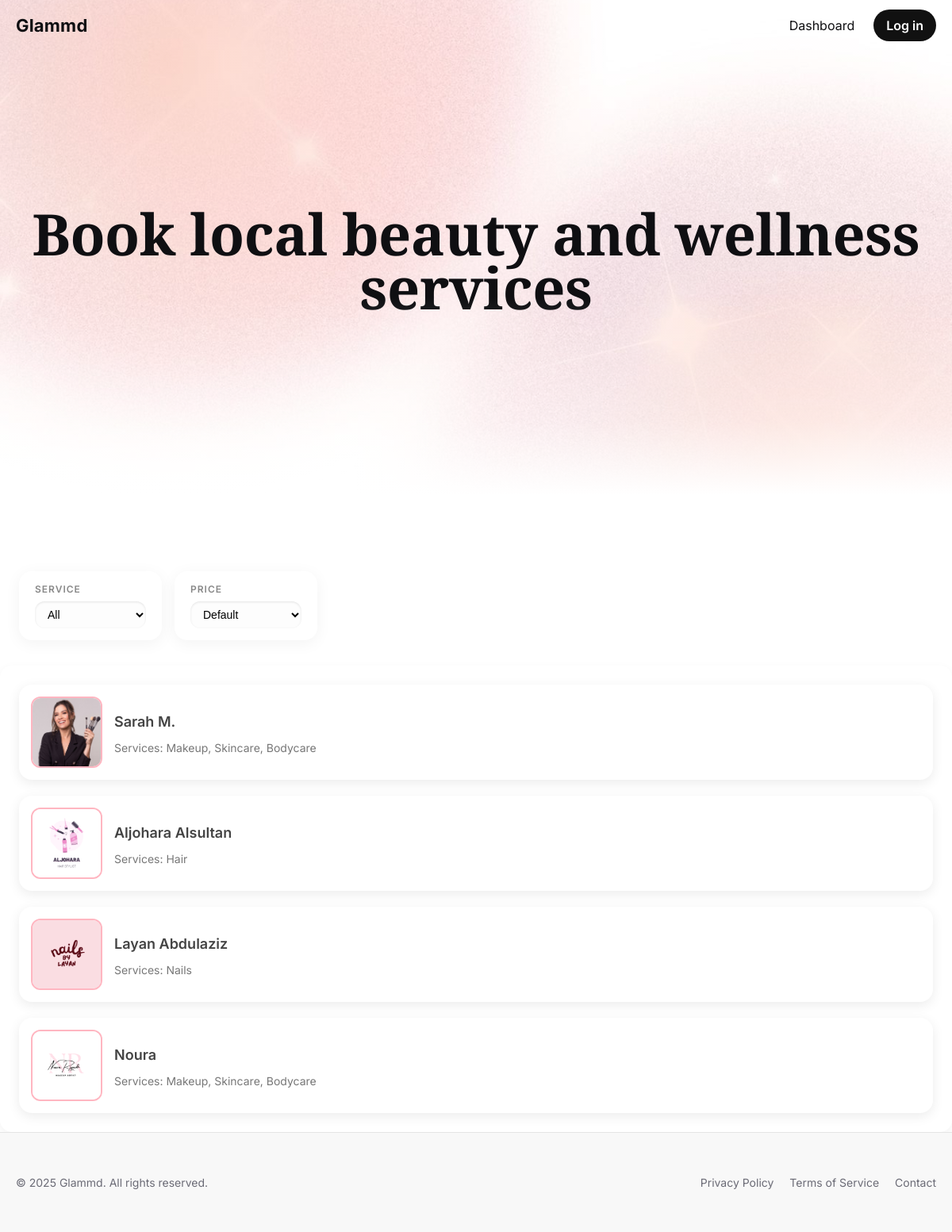
/intial/MarketPlace.php (signed in), run on the app's committed database.
### tables this page shows
CREATE TABLE `Professional` (
  `professional_id` int UNSIGNED NOT NULL,
  `bio` text,
  `img` varchar(200) NOT NULL,
  PRIMARY KEY (`professional_id`),
  CONSTRAINT `fk_prof_user`
      FOREIGN KEY (`professional_id`)
      REFERENCES `User` (`user_id`)
      ON DELETE CASCADE
);

CREATE TABLE `User` (
  `user_id` int UNSIGNED NOT NULL AUTO_INCREMENT,
  `name` varchar(120) NOT NULL,
  `email` varchar(255) NOT NULL UNIQUE,
  `password` varchar(255) NOT NULL,
  `role` enum('client','professional') NOT NULL,
  PRIMARY KEY (`user_id`)
);

### intial/MarketPlace.php (the view, shortened to what this page needs)
<?php
$conn = mysqli_connect("localhost", "root", "root", "glammd");
$sql = "
    SELECT
        u.user_id,
        u.name,
        p.img,
        GROUP_CONCAT(DISTINCT s.category ORDER BY s.category SEPARATOR ', ') AS categories,
        MIN(s.price) AS min_price
    FROM User u
    INNER JOIN Professional p
        ON u.user_id = p.professional_id
    LEFT JOIN Service s
        ON s.professional_id = p.professional_id
    WHERE u.role = 'professional'
    GROUP BY u.user_id, u.name, p.img
";
$result = mysqli_query($conn, $sql);
?>
<!doctype html>
<html lang="en">
<head>
  <link rel="stylesheet" href="common.css">
</head>
<body class="home">
  <header id="siteHeader" class="site-header">
    <div class="container header-inner">
      <a class="brand" href="index.php">Glammd</a>
    <nav class="nav">
  <?php if (isset($_SESSION['user_id'])): ?>
    <?php if (isset($_SESSION['user_role']) && $_SESSION['user_role'] === 'client'): ?>
      <a href="clientdashboard.php" class="nav-link">Dashboard</a>
    <?php elseif (isset($_SESSION['user_role']) && $_SESSION['user_role'] === 'professional'): ?>
      <a href="professionaldashboard.php" class="nav-link">sign up</a>
    <?php endif; ?>
    <a href="logout.php" class="cta">Log in</a>
  <?php else: ?>
    <a href="login.php" class="nav-link">Log in</a>
    <a href="signup.php" class="cta">Sign up</a>
  <?php endif; ?>
</nav>
    </div>
  </header>
  <section class="hero">
    <div class="hero-overlay"></div>
    <div class="container hero-content">
      <h1 class="hero-title">Book local beauty and wellness services</h1>
    </div>
  </section>
  <main class="page">
    <section class="filters">
      <div class="filter-group">
        <label class="filter-label">Service</label>
        <select class="filter-select" id="serviceFilter">
          <option value="">All</option>
        </select>
      </div>
        <div class="filter-group">
  <label class="filter-label">Price</label>
  <select class="filter-select" id="priceFilter">
    <option value="">Default</option>
  </select>
</div>
    </section>
    <section class="salon-list">
      <?php while ($row = mysqli_fetch_assoc($result)) :
          $categories = $row['categories'] ?? '';
      ?>
        <div
  class="salon-card"
  data-categories="<?= htmlspecialchars(strtolower($categories ?? ''), ENT_QUOTES, 'UTF-8') ?>"
  data-price="<?= (int)$row['min_price'] ?>"
  onclick="window.location.href='services.php?professional_id=<?= (int)$row['user_id'] ?>'">
          <img src="img/<?= htmlspecialchars($row['img'], ENT_QUOTES, 'UTF-8') ?>" alt="Professional Image">
         <div class="salon-info">
            <h3><?= htmlspecialchars($row['name'], ENT_QUOTES, 'UTF-8') ?></h3>
            <?php if (!empty($categories)): ?>
              <p>Services: <?= htmlspecialchars($categories, ENT_QUOTES, 'UTF-8') ?></p>
            <?php else: ?>
              <p>Services: Not specified</p>
            <?php endif; ?>
          </div>
        </div>
      <?php endwhile; ?>
    </section>
  </main>
  <footer class="site-footer">
    <div class="container footer-inner">
      <p>© 2025 Glammd. All rights reserved.</p>
      <div class="footer-links">
        <a href="#">Privacy Policy</a>
        <a href="#">Terms of Service</a>
        <a href="#">Contact</a>
      </div>
    </div>
  </footer>
</body>
</html>

### intial/common.css (style rules this page uses)
:root { --bg: #fff; --text: #0f0f12; --muted: #6b6b76; --accent: #111; --accent-text: #fff; --container: 75rem; }
* { box-sizing: border-box; }
html, body { height: 100%; }
body { margin: 0; display: flex; flex-direction: column; min-height: 100svh; font-family: Inter, system-ui, -apple-system, Segoe UI, Roboto, "Helvetica Neue", Arial, sans-serif; color: var(--text); background: var(--bg); }
.container { max-width: var(--container); margin-inline: auto; padding-inline: 1.25rem; width: 100%; }
.site-header { position: fixed; top: 0; left: 0; right: 0; z-index: 50; height: 4rem; display: block; transition: background .25s ease, border-color .25s ease, backdrop-filter .25s ease, -webkit-backdrop-filter .25s ease, box-shadow .25s ease; }
.header-inner { height: 4rem; display: flex; align-items: center; justify-content: space-between; }
.brand { text-decoration: none; color: var(--text); font-weight: 700; font-size: 1.375rem; letter-spacing: 0.0125rem; }
.nav { display: flex; gap: 0.625rem; }
.nav-link { text-decoration: none; color: var(--text); padding: 0.625rem 0.875rem; border-radius: 999px; }
.cta { text-decoration: none; color: var(--accent-text); background: var(--accent); padding: 0.625rem 1rem; border-radius: 999px; font-weight: 600; }
main.page { flex: 1 0 auto; padding-top: 4rem; }
.site-footer { flex-shrink: 0; background: #f8f8f8; border-top: 0.0625rem solid rgba(0,0,0,.08); padding: 2.5rem 0; font-size: 0.875rem; color: var(--muted); }
.footer-inner { display: flex; flex-wrap: wrap; align-items: center; justify-content: space-between; gap: 0.625rem; text-align: center; }
.footer-links a { color: var(--muted); text-decoration: none; margin-left: 1rem; transition: color .2s ease; }

### intial/MarketPlace.php (style rules this page uses)
:root { --hero-image: url("img/download.jpeg"); --hero-min-h: min(78svh, 51.25rem); }
.home .site-header { background: transparent; border-bottom: none; backdrop-filter: none; box-shadow: none; }
.hero { position: relative; min-height: var(--hero-min-h); display: grid; place-items: center; background-image: linear-gradient(rgba(255,255,255,0.25), rgba(255,255,255,0.25)), var(--hero-image); background-size: cover; background-position: center 20%; background-repeat: no-repeat; }
.hero::after { content: ""; position: absolute; inset: 0; background: linear-gradient( to bottom, rgba(255,255,255,0) 0%, rgba(255,255,255,0) 60%, rgba(255,255,255,0.4) 85%, rgba(255,255,255,1) 100% ); pointer-events: none; }
.hero-overlay { position: absolute; inset: 0; background: linear-gradient( 180deg, rgba(255,255,255,.0) 0%, rgba(255,255,255,.06) 40%, rgba(255,255,255,.08) 100% ); }
.hero-content { position: relative; text-align: center; padding: 4.5rem 0 2.5rem; }
.hero-title { margin: 0; font-family: "Playfair Display", Georgia, serif; font-weight: 900; font-size: clamp(2.5rem, 6vw, 5.25rem); line-height: 0.95; letter-spacing: -0.03125rem; }
.filters { display: flex; flex-wrap: wrap; gap: 1rem; margin: 2rem 1.5rem; justify-content: flex-start; }
.filter-group { display: flex; flex-direction: column; background: #fff; border-radius: 1rem; padding: 0.9375rem 1.25rem; box-shadow: 0 0.25rem 1.25rem rgba(0,0,0,0.05); transition: transform 0.2s, box-shadow 0.2s; cursor: pointer; min-width: 11.25rem; }
.filter-label { font-size: 0.75rem; color: #888; font-weight: 600; margin-bottom: 0.5rem; text-transform: uppercase; letter-spacing: 0.0625rem; }
.filter-select { border: none; font-size: 0.875rem; padding: 0.5rem 0.75rem; border-radius: 0.75rem; box-shadow: inset 0 0.0625rem 0.1875rem rgba(0,0,0,0.1); background: #fdfdfd; cursor: pointer; transition: all 0.2s; }
.salon-list { display: flex; flex-direction: column; gap: 1.25rem; padding: 1.5rem; border-radius: 0.9375rem; box-shadow: 0 0.25rem 0.75rem rgba(0,0,0,0.05); }
.salon-card { display: flex; align-items: center; background: white; border-radius: 1rem; padding: 0.9375rem; box-shadow: 0 0.25rem 0.9375rem rgba(0, 0, 0, 0.08); transition: transform 0.3s, box-shadow 0.3s; cursor: pointer; }
.salon-card img { width: 5.625rem; height: 5.625rem; border-radius: 0.75rem; object-fit: cover; margin-right: 0.9375rem; border: 0.125rem solid #ffb6c1; }
.salon-info h3 { margin-bottom: 0.375rem; font-size: 1.125rem; font-weight: 600; color: #444; }
.salon-info p { font-size: 0.875rem; color: #777; }

### data on the page
professional: img (picture), professional_id.name "Sarah M.", categories "Makeup, Skincare, Bodycare"
professional: img (picture), professional_id.name "Aljohara Alsultan", categories "Hair"
professional: img (picture), professional_id.name "Layan Abdulaziz", categories "Nails"
professional: img (picture), professional_id.name "Noura", categories "Makeup, Skincare, Bodycare"
